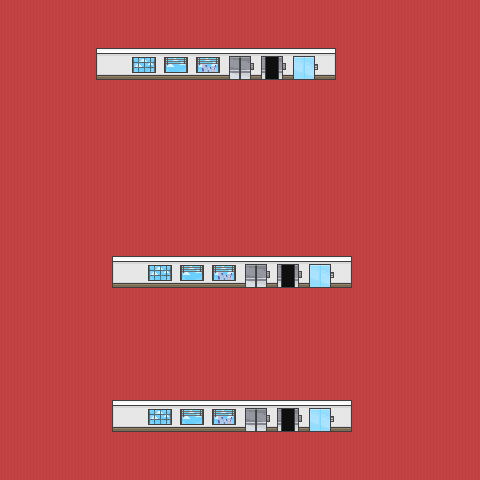

Rendered tile map (Tiled .tmx) drawn with the repository's tilesets; below, a short description and the map source with its tile grids summarised:
An orthogonal 30x30 tile map with 16x16 px tiles, 1 tile layer (Livello tile 1) and 3 objects.

<map version="1.10" tiledversion="1.11.0" orientation="orthogonal" renderorder="right-down" width="30" height="30" tilewidth="16" tileheight="16" infinite="0" nextlayerid="4" nextobjectid="4">
 <tileset firstgid="1" source="tileset.tsx" />
 <layer id="1" name="Livello tile 1" width="30" height="30">
  <data>[900 cells, 900 non-empty, 31 distinct tile ids]</data>
 </layer>
 <objectgroup id="2" name="wall">
  <object id="1" x="114" y="252" width="244" height="36" />
  <object id="2" x="111" y="399" width="241" height="34" />
 </objectgroup>
 <objectgroup id="3" name="elevator">
  <object id="3" x="228" y="55" width="57" height="34">
   <properties>
    <property name="targetX" value="400" />
    <property name="targetY" value="105" />
    <property name="targets" value="mappa-prova.tmx" />
   </properties>
  </object>
 </objectgroup>
</map>
